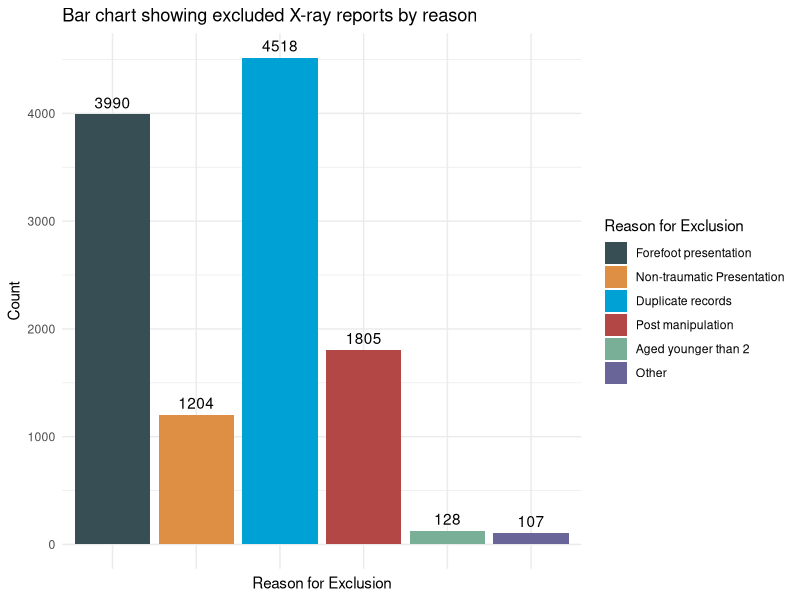

The R script that drew this image:
# Load the ggplot2 package
library(ggplot2)
library(ggsci)

# Create a data frame with the exclusion reasons and their counts
exclusion_data <- data.frame(
  Reason = c("Aged younger than 2", "Forefoot presentation", "Post manipulation", 
             "Non-traumatic Presentation", "Duplicate records", "Other"),
  Count = c(128, 3990, 1805, 1204, 4518, 107)
)


order = c('Forefoot presentation', 'Non-traumatic Presentation', 'Duplicate records',
          'Post manipulation', 'Aged younger than 2', 'Other')

exclusion_data$Reason <- factor(exclusion_data$Reason, levels = order)

# Add the total excluded at the end for the visualization
total_excluded <- sum(exclusion_data$Count)

ggplot(exclusion_data, aes(x = Reason, y = Count, fill = Reason)) +
  geom_bar(stat = "identity") +  # Removed manual fill color
  geom_text(aes(label = Count), vjust = -0.5) +
  labs(title = 'Bar chart showing excluded X-ray reports by reason',
       x = "Reason for Exclusion",
       y = "Count",
       fill = 'Reason for Exclusion') +
  scale_fill_jama() + 
  theme_minimal() +
  theme(axis.text.x = element_blank())



